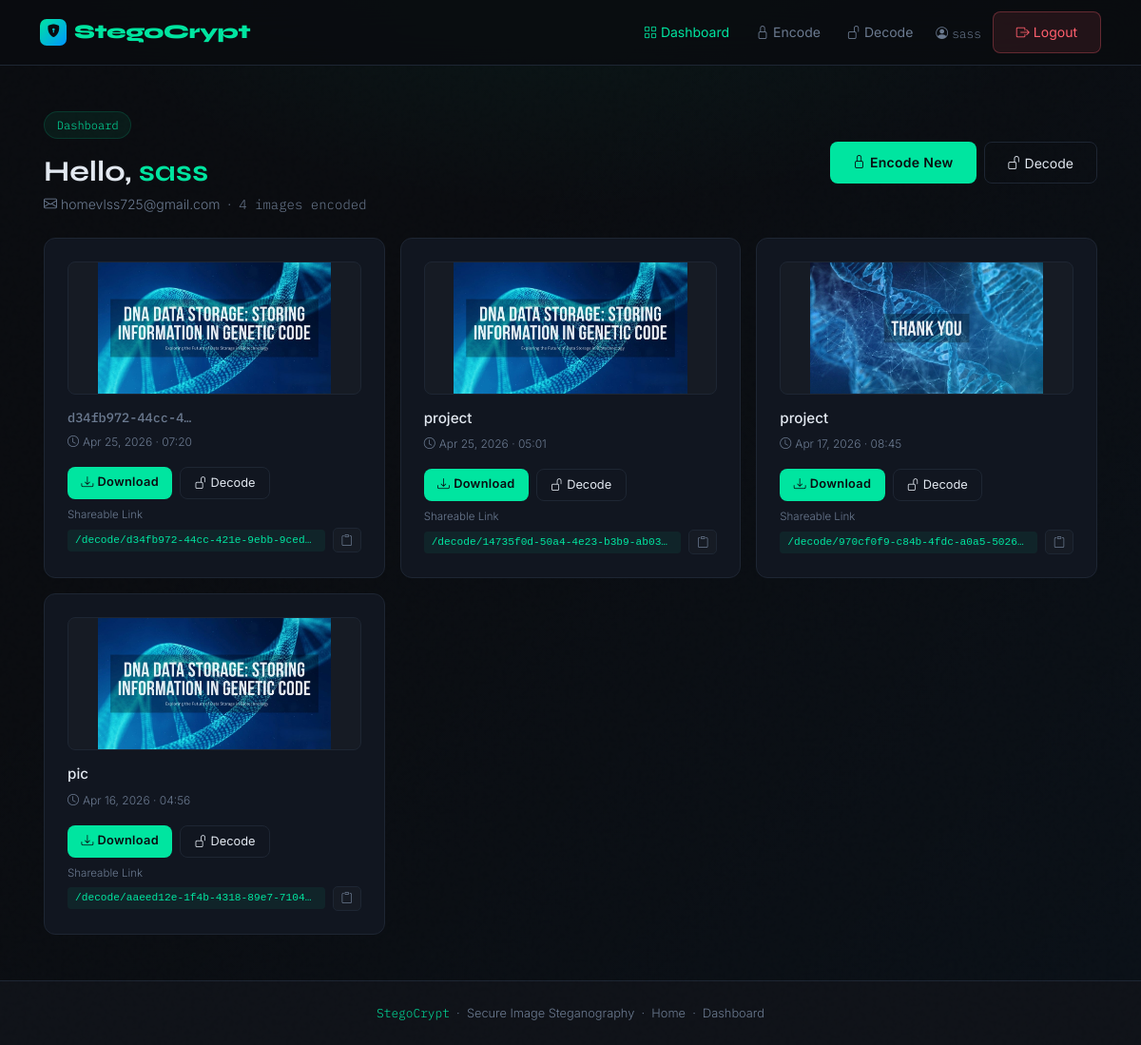
The page /dashboard/ (signed in) on the database its author committed.
### steganography_app/models.py (models this page shows, shortened)
class EncodedImage(models.Model):
    user = models.ForeignKey(
        User,
        on_delete=models.CASCADE,
        related_name='encoded_images'
    )
    original_image = models.ImageField(
        upload_to='original_images/%Y/%m/',
        null=True,
        blank=True
    )
    encoded_image = models.ImageField(
        upload_to='encoded_images/%Y/%m/'
    )
    unique_id = models.UUIDField(
        default=uuid.uuid4,
        editable=False,
        unique=True
    )
    label = models.CharField(max_length=255, blank=True, default='')
    created_at = models.DateTimeField(auto_now_add=True)
    class Meta:
        ordering = ['-created_at']
        verbose_name = 'Encoded Image'
        verbose_name_plural = 'Encoded Images'

### steganography_app/views.py (the view)
# urls.py: path('dashboard/', views.dashboard_view, name='dashboard'),
@login_required
def dashboard_view(request):
    encoded_images = EncodedImage.objects.filter(user=request.user).order_by('-created_at')
    return render(request, 'steganography_app/dashboard.html', {
        'encoded_images': encoded_images,
    })

### steganography_app/templates/steganography_app/dashboard.html (shortened to what this page needs)
{% extends 'steganography_app/base.html' %}
{% block content %}
<div class="container" style="padding:3rem 1rem;">
  <div class="d-flex align-items-center justify-content-between mb-4 fade-up">
    <div>
      <div class="step-pill">Dashboard</div>
      <h1 style="font-size:1.9rem;margin:0;">
        Hello, <span class="text-accent">{{ user.username }}</span>
      </h1>
      <p style="color:var(--text-muted);font-size:0.875rem;margin:0.3rem 0 0;">
        <i class="bi bi-envelope me-1"></i>{{ user.email }}
        &nbsp;·&nbsp;
        <span class="mono">{{ encoded_images.count }} image{{ encoded_images.count|pluralize }} encoded</span>
      </p>
    </div>
    <div class="d-flex gap-2">
      <a href="{% url 'encode' %}" class="btn btn-primary-custom">
        <i class="bi bi-lock me-1"></i>Encode New
      </a>
      <a href="{% url 'decode' %}" class="btn btn-secondary-custom">
        <i class="bi bi-unlock me-1"></i>Decode
      </a>
    </div>
  </div>
  {% if encoded_images %}
    <div class="row g-3 fade-up-2">
      {% for img in encoded_images %}
        <div class="col-md-6 col-lg-4">
          <div class="stego-card h-100" style="padding:1.5rem;">
            <div style="width:100%;height:140px;background:var(--bg3);border-radius:8px;overflow:hidden;margin-bottom:1rem;display:flex;align-items:center;justify-content:center;border:1px solid var(--border);">
              <img
                src="{{ img.encoded_image.url }}"
                alt="Encoded image"
                style="max-width:100%;max-height:100%;object-fit:contain;"
                onerror="this.parentElement.innerHTML='<i class=\'bi bi-image text-muted\' style=\'font-size:2rem\'></i>'"
              >
            </div>
            <div class="mb-2">
              {% if img.label %}
                <h6 class="mb-1" style="font-size:0.95rem;">{{ img.label }}</h6>
              {% else %}
                <h6 class="mb-1" style="font-size:0.85rem;color:var(--text-muted);">
                  <span class="mono">{{ img.unique_id|truncatechars:16 }}</span>
                </h6>
              {% endif %}
              <small style="color:var(--text-muted);font-size:0.75rem;">
                <i class="bi bi-clock me-1"></i>{{ img.created_at|date:"M d, Y · H:i" }}
              </small>
            </div>
            <div class="d-flex gap-2 mt-auto pt-2" style="flex-wrap:wrap;">
              <a href="{{ img.encoded_image.url }}" download
                 class="btn btn-primary-custom" style="font-size:0.8rem;padding:0.4rem 0.9rem;">
                <i class="bi bi-download me-1"></i>Download
              </a>
              <a href="{% url 'decode_link' img.unique_id %}"
                 class="btn btn-secondary-custom" style="font-size:0.8rem;padding:0.4rem 0.9rem;">
                <i class="bi bi-unlock me-1"></i>Decode
              </a>
            </div>
            <div class="mt-2">
              <small style="color:var(--text-muted);font-size:0.72rem;display:block;margin-bottom:0.3rem;">Shareable Link</small>
              <div style="display:flex;align-items:center;gap:0.5rem;">
                <code style="font-size:0.7rem;color:var(--accent);background:rgba(0,229,160,0.07);padding:0.2rem 0.5rem;border-radius:4px;flex:1;overflow:hidden;text-overflow:ellipsis;white-space:nowrap;">
                  /decode/{{ img.unique_id }}/
                </code>
                <button
                  onclick="copyLink('{{ request.scheme }}://{{ request.get_host }}{% url 'decode_link' img.unique_id %}')"
                  class="btn" style="padding:0.2rem 0.5rem;background:var(--bg3);border:1px solid var(--border);border-radius:5px;color:var(--text-muted);font-size:0.75rem;"
                  title="Copy link">
                  <i class="bi bi-clipboard"></i>
                </button>
              </div>
            </div>
          </div>
        </div>
      {% endfor %}
    </div>
  {% endif %}
</div>
{% endblock %}

### steganography_app/templates/steganography_app/base.html (shortened to what this page needs)
<!DOCTYPE html>
<html lang="en">
<head>
  <link href="https://cdn.jsdelivr.net/npm/bootstrap@5.3.2/dist/css/bootstrap.min.css" rel="stylesheet">
  <link href="https://cdn.jsdelivr.net/npm/bootstrap-icons@1.11.3/font/bootstrap-icons.css" rel="stylesheet">
</head>
<body>
<nav class="navbar navbar-expand-lg">
  <div class="container">
    <a class="navbar-brand" href="{% url 'home' %}">
      <span class="brand-icon"><i class="bi bi-shield-lock-fill" style="color:#0a0c10"></i></span>
      StegoCrypt
    </a>
    <div class="collapse navbar-collapse" id="navbarNav">
      <ul class="navbar-nav ms-auto align-items-lg-center gap-1">
        {% if user.is_authenticated %}
          <li class="nav-item">
            <a class="nav-link {% if request.resolver_match.url_name == 'dashboard' %}active{% endif %}"
               href="{% url 'dashboard' %}">
              <i class="bi bi-grid me-1"></i>Dashboard
            </a>
          </li>
          <li class="nav-item">
            <a class="nav-link {% if request.resolver_match.url_name == 'encode' %}active{% endif %}"
               href="{% url 'encode' %}">
              <i class="bi bi-lock me-1"></i>Encode
            </a>
          </li>
          <li class="nav-item">
            <a class="nav-link {% if request.resolver_match.url_name == 'decode' %}active{% endif %}"
               href="{% url 'decode' %}">
              <i class="bi bi-unlock me-1"></i>Decode
            </a>
          </li>
          <li class="nav-item ms-2">
            <span class="mono" style="color:var(--text-muted);font-size:0.8rem">
              <i class="bi bi-person-circle me-1"></i>{{ user.username }}
            </span>
          </li>
          <li class="nav-item">
            <a href="{% url 'logout' %}" class="btn btn-danger-custom ms-2">
              <i class="bi bi-box-arrow-right me-1"></i>Logout
            </a>
          </li>
        {% endif %}
      </ul>
    </div>
  </div>
</nav>
<main>
  {% block content %}{% endblock %}
</main>
<footer>
  <div class="container">
    <p class="mb-0">
      <span class="text-accent mono">StegoCrypt</span>
      &nbsp;·&nbsp; Secure Image Steganography
      &nbsp;·&nbsp; <a href="{% url 'home' %}">Home</a>
      {% if user.is_authenticated %}
        &nbsp;·&nbsp; <a href="{% url 'dashboard' %}">Dashboard</a>
      {% endif %}
    </p>
  </div>
</footer>
</body>
</html>

### steganography_app/templates/steganography_app/base.html (style rules this page uses)
:root { --bg: #0a0c10; --bg2: #0f1218; --bg3: #161b24; --border: #1e2633; --accent: #00e5a0; --accent2: #0096ff; --accent3: #ff5f6d; --text: #e2e8f0; --text-muted:#6b7a90; --card-bg: #111620; --mono: 'IBM Plex Mono', monospace; --display: 'Syne', sans-serif; --body: 'Inter', sans-serif; --radius: 12px; --glow: 0 0 20px rgba(0,229,160,0.15); }
*, *::before, *::after { box-sizing: border-box; }
html { scroll-behavior: smooth; }
body { background: var(--bg); color: var(--text); font-family: var(--body); font-weight: 300; min-height: 100vh; display: flex; flex-direction: column; background-image: radial-gradient(ellipse 80% 50% at 50% -10%, rgba(0,229,160,0.07) 0%, transparent 60%), linear-gradient(135deg, transparent 30%, rgba(0,150,255,0.03) 100%); }
main { flex: 1; }
body::before { content: ''; position: fixed; inset: 0; pointer-events: none; z-index: 0; opacity: 0.4; }
h1, h2, h3, h4, h5 { font-family: var(--display); font-weight: 700; }
.mono { font-family: var(--mono); }
.navbar { background: rgba(10,12,16,0.85); backdrop-filter: blur(16px); border-bottom: 1px solid var(--border); padding: 0.75rem 0; position: sticky; top: 0; z-index: 100; }
.navbar-brand { font-family: var(--display); font-weight: 800; font-size: 1.3rem; color: var(--accent) !important; letter-spacing: -0.5px; display: flex; align-items: center; gap: 0.5rem; }
.navbar-brand .brand-icon { width: 28px; height: 28px; background: linear-gradient(135deg, var(--accent), var(--accent2)); border-radius: 7px; display: flex; align-items: center; justify-content: center; font-size: 0.85rem; }
.nav-link { color: var(--text-muted) !important; font-size: 0.875rem; font-weight: 400; transition: color 0.2s; padding: 0.4rem 0.75rem !important; }
.nav-link.active { color: var(--accent) !important; }
.btn-primary-custom { background: var(--accent); color: #0a0c10; font-weight: 600; font-size: 0.875rem; border: none; border-radius: 8px; padding: 0.65rem 1.5rem; transition: all 0.2s; font-family: var(--body); letter-spacing: 0.3px; }
.btn-secondary-custom { background: transparent; color: var(--text); border: 1px solid var(--border); border-radius: 8px; padding: 0.65rem 1.5rem; font-size: 0.875rem; transition: all 0.2s; }
.btn-danger-custom { background: rgba(255,95,109,0.1); color: var(--accent3); border: 1px solid rgba(255,95,109,0.3); border-radius: 8px; padding: 0.65rem 1.5rem; font-size: 0.875rem; transition: all 0.2s; }
.stego-card { background: var(--card-bg); border: 1px solid var(--border); border-radius: var(--radius); padding: 2rem; transition: border-color 0.2s; }
.step-pill { display: inline-flex; align-items: center; gap: 0.4rem; background: rgba(0,229,160,0.07); border: 1px solid rgba(0,229,160,0.15); border-radius: 999px; padding: 0.3rem 0.8rem; font-family: var(--mono); font-size: 0.75rem; color: var(--accent); margin-bottom: 1rem; }
footer { background: var(--bg2); border-top: 1px solid var(--border); padding: 1.5rem 0; font-size: 0.8rem; color: var(--text-muted); text-align: center; }
footer a { color: var(--text-muted); text-decoration: none; }
.fade-up { animation: fadeUp 0.4s ease forwards; }
.fade-up-2 { animation: fadeUp 0.4s 0.1s ease forwards; opacity: 0; }
.text-accent { color: var(--accent); }

### rows shown on the page
EncodedImage: encoded_image (picture), unique_id "d34fb972-44cc-4…", created_at "Apr 25, 2026 · 07:20", unique_id "d34fb972-44cc-421e-9ebb-9ced…"
EncodedImage: encoded_image (picture), label "project", created_at "Apr 25, 2026 · 05:01", unique_id "14735f0d-50a4-4e23-b3b9-ab03…"
EncodedImage: encoded_image (picture), label "project", created_at "Apr 17, 2026 · 08:45", unique_id "970cf0f9-c84b-4fdc-a0a5-5026…"
EncodedImage: encoded_image (picture), label "pic", created_at "Apr 16, 2026 · 04:56", unique_id "aaeed12e-1f4b-4318-89e7-7104…"

### other values the page prints
{{ user.username }} "sass"
{{ user.email }} "homevlss725@gmail.com"
{{ encoded_images.count }} "4"
